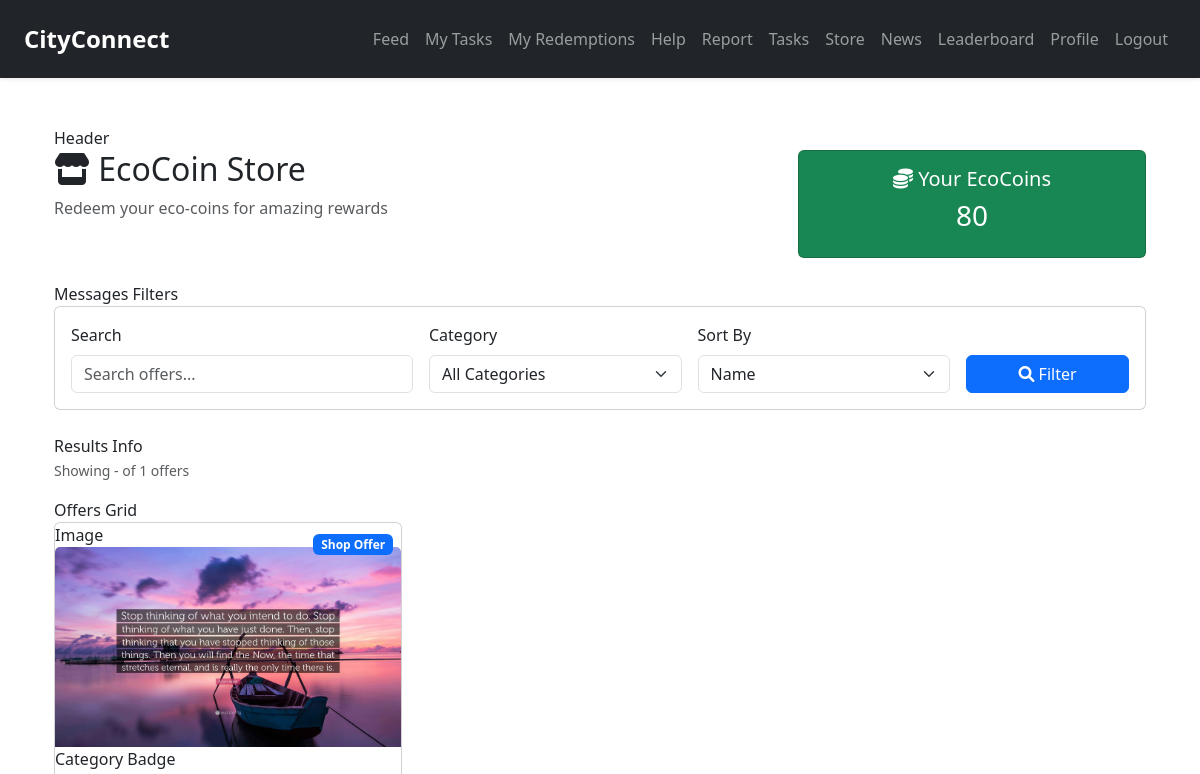
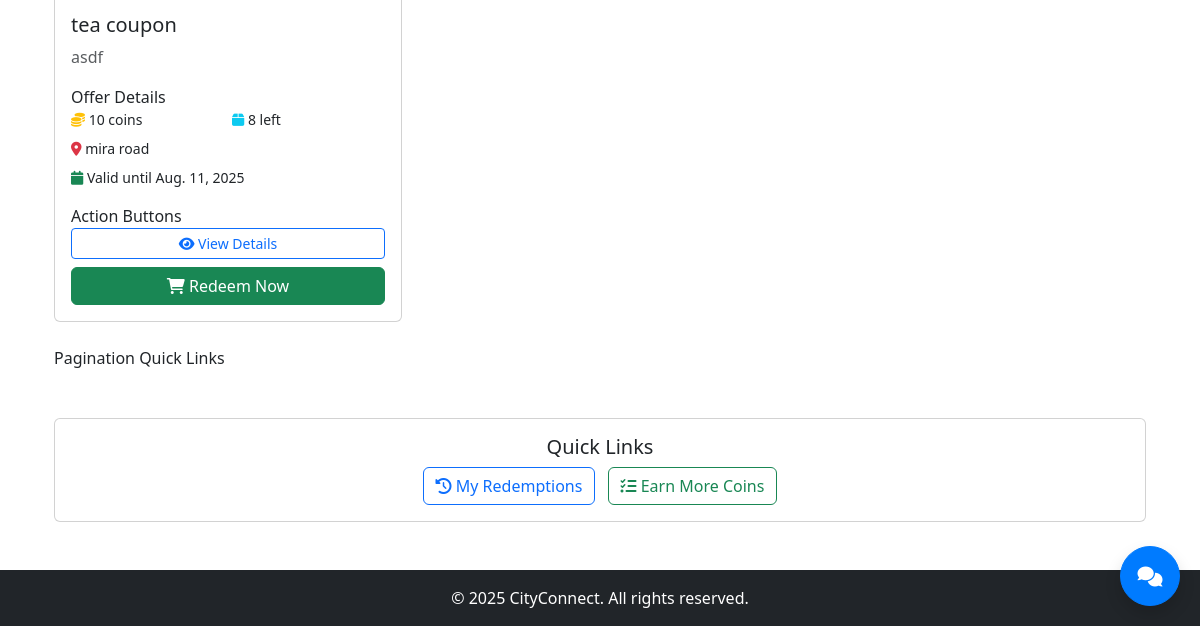
The page /store/ (signed in) on the database as committed earlier (2 pictures, top to bottom).
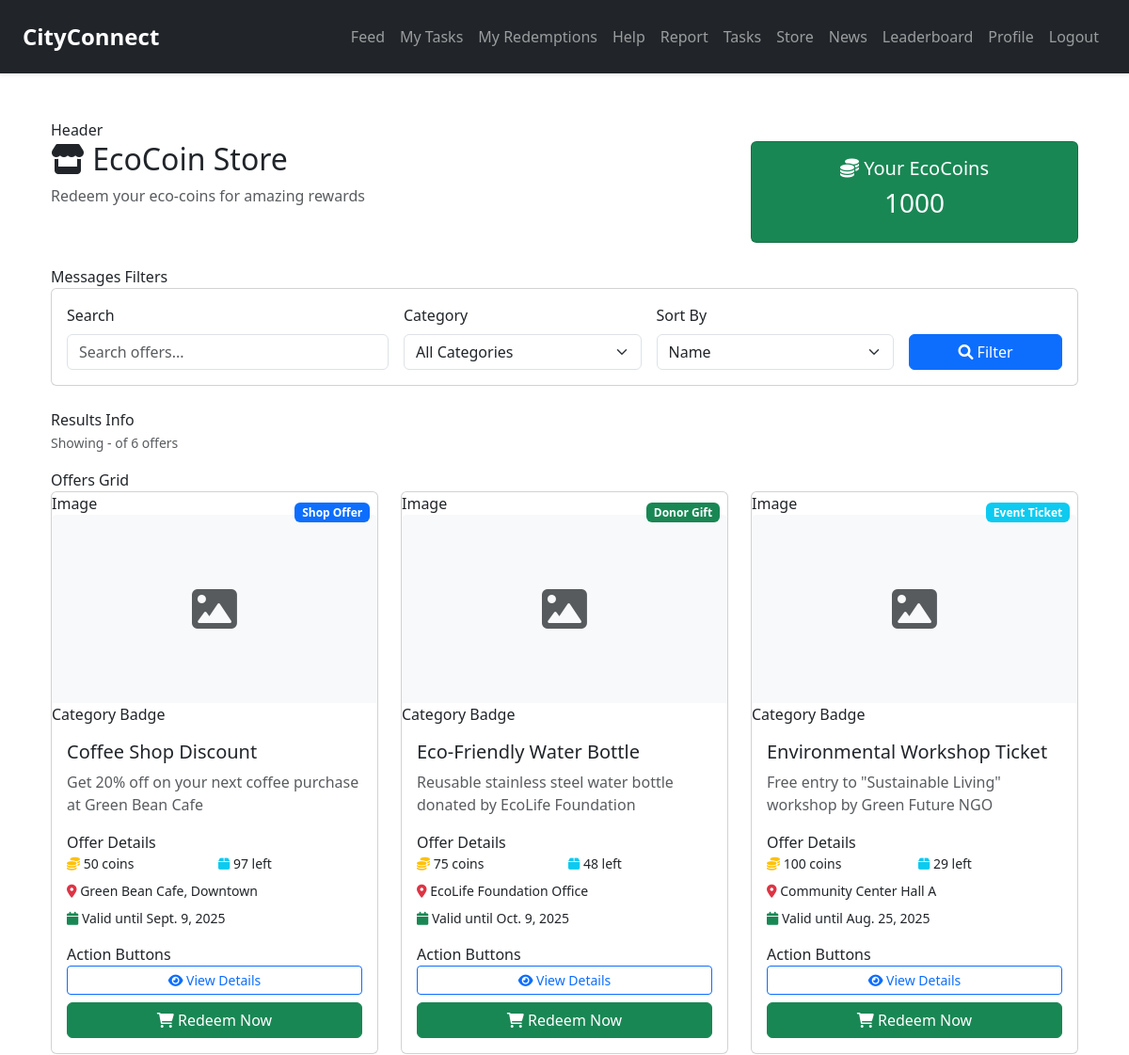
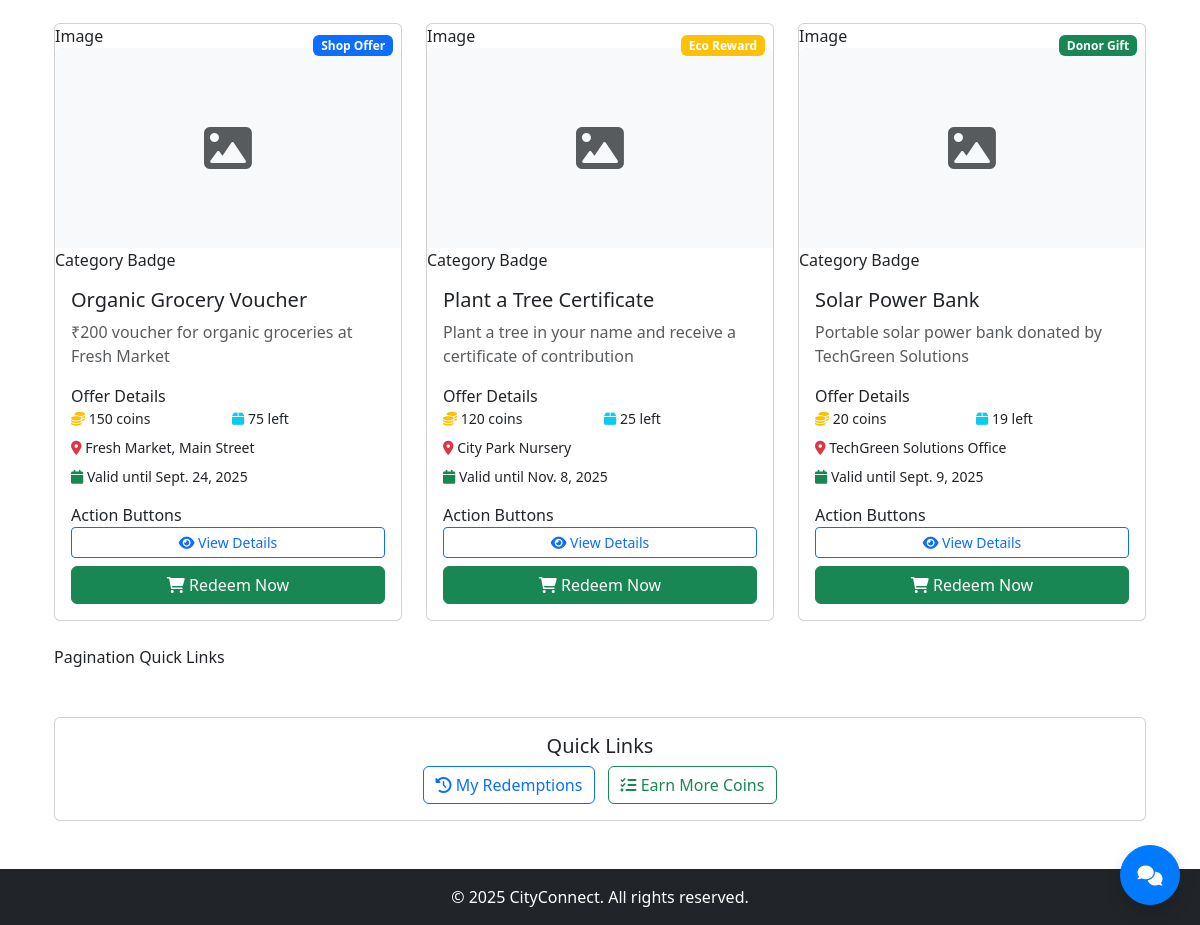
The same page on the database as committed later (2 pictures, top to bottom).
### store/models.py (models this page shows, shortened)
class StoreOffer(models.Model):
    OFFER_TYPE_CHOICES = [
        ('shop_offer', 'Shop Offer'),
        ('donor_gift', 'Donor Gift'),
        ('event_ticket', 'Event Ticket'),
        ('eco_reward', 'Eco Reward'),
    ]
    name = models.CharField(max_length=255)
    description = models.TextField()
    image = models.ImageField(upload_to='store_offers/', blank=True, null=True)
    coins_required = models.PositiveIntegerField()
    offer_type = models.CharField(max_length=20, choices=OFFER_TYPE_CHOICES)
    location_name = models.CharField(max_length=255)
    location_map_url = models.URLField(blank=True, null=True)
    stock = models.PositiveIntegerField(default=0)
    start_date = models.DateField()
    end_date = models.DateField()
    added_by = models.ForeignKey(User, on_delete=models.CASCADE, related_name="offers_added")
    is_active = models.BooleanField(default=True)
    created_at = models.DateTimeField(auto_now_add=True)
    class Meta:
        ordering = ['-created_at']

### store/views.py (the view)
# urls.py: path('', views.store_view, name='store_view'),
@login_required
def store_view(request):
    try:
        search_query = request.GET.get('search', '').strip()
        category_filter = request.GET.get('category', 'all')
        sort_by = request.GET.get('sort', 'name')
        offers = StoreOffer.objects.filter(
            is_active=True
        )
        if search_query:
            offers = offers.filter(
                Q(name__icontains=search_query) |
                Q(description__icontains=search_query) |
                Q(location_name__icontains=search_query)
            )
        if category_filter != 'all':
            offers = offers.filter(offer_type=category_filter)
        sort_options = {
            'name': 'name',
            'coins_asc': 'coins_required',
            'coins_desc': '-coins_required',
            'stock': '-stock',
            'newest': '-created_at'
        }
        offers = offers.order_by(sort_options.get(sort_by, 'newest'))
        context = {
            'offers': offers,
            'search_query': search_query,
            'category_filter': category_filter,
            'sort_by': sort_by,
            'total_offers': offers.count(),
            'user_coins': request.user.eco_coins,
        }
        return render(request, 'store/store.html', context)
    except Exception as e:
        logger.error(f"Error in store_view: {str(e)}")
        messages.error(request, "An error occurred while loading the store.")
        return render(request, 'store/store.html', {'offers': [], 'user_coins': request.user.eco_coins})

### core/context_processors.py (called while the page is built)
def notification_counts(request):
    if request.user.is_authenticated:
        pending_tasks = Task.objects.filter(user=request.user, is_verified=False).count()
    else:
        pending_tasks = 0
    return {
        'pending_tasks': pending_tasks,
        'pending_redemptions': 0, # Removed from core context, handled by store app
    }

### store/templates/store/store.html (shortened to what this page needs)
{% extends 'core/base.html' %}
{% load static %}
{% block content %}
<div class="container mt-4">
     Header
    <div class="row mb-4">
        <div class="col-md-8">
            <h2><i class="fas fa-store"></i> EcoCoin Store</h2>
            <p class="text-muted">Redeem your eco-coins for amazing rewards</p>
        </div>
        <div class="col-md-4 text-end">
            <div class="card bg-success text-white">
                <div class="card-body text-center">
                    <h5><i class="fas fa-coins"></i> Your EcoCoins</h5>
                    <h3>{{ user_coins }}</h3>
                </div>
            </div>
        </div>
    </div>
     Messages
     Filters
    <div class="card mb-4">
        <div class="card-body">
            <form method="get" class="row g-3">
                <div class="col-md-4">
                    <label for="search" class="form-label">Search</label>
                    <input type="text" class="form-control" id="search" name="search"
                           value="{{ search_query }}" placeholder="Search offers...">
                </div>
                <div class="col-md-3">
                    <label for="category" class="form-label">Category</label>
                    <select class="form-select" id="category" name="category">
                        <option value="all" {% if category_filter == 'all' %}selected{% endif %}>All Categories</option>
                    </select>
                </div>
                <div class="col-md-3">
                    <label for="sort" class="form-label">Sort By</label>
                    <select class="form-select" id="sort" name="sort">
                        <option value="name" {% if sort_by == 'name' %}selected{% endif %}>Name</option>
                    </select>
                </div>
                <div class="col-md-2">
                    <label class="form-label">&nbsp;</label>
                    <button type="submit" class="btn btn-primary d-block w-100">
                        <i class="fas fa-search"></i> Filter
                    </button>
                </div>
            </form>
        </div>
    </div>
     Results Info
    {% if offers %}
        <div class="mb-3">
            <small class="text-muted">
                Showing {{ offers.start_index }}-{{ offers.end_index }} of {{ total_offers }} offers
            </small>
        </div>
    {% endif %}
     Offers Grid
    {% if offers %}
        <div class="row">
            {% for offer in offers %}
                <div class="col-lg-4 col-md-6 mb-4">
                    <div class="card h-100">
                         Image
                        {% if offer.image %}
                            <img src="{{ offer.image.url }}" class="card-img-top" style="height: 200px; object-fit: cover;" alt="{{ offer.name }}">
                        {% else %}
                            <div class="card-img-top bg-light d-flex align-items-center justify-content-center" style="height: 200px;">
                                <i class="fas fa-image fa-3x text-muted"></i>
                            </div>
                        {% endif %}
                         Category Badge
                        <div class="position-absolute top-0 end-0 m-2">
                            {% if offer.offer_type == 'shop_offer' %}
                                <span class="badge bg-primary">Shop Offer</span>
                            {% elif offer.offer_type == 'donor_gift' %}
                                <span class="badge bg-success">Donor Gift</span>
                            {% elif offer.offer_type == 'event_ticket' %}
                                <span class="badge bg-info">Event Ticket</span>
                            {% else %}
                                <span class="badge bg-warning">Eco Reward</span>
                            {% endif %}
                        </div>
                        <div class="card-body d-flex flex-column">
                            <h5 class="card-title">{{ offer.name }}</h5>
                            <p class="card-text text-muted">{{ offer.description|truncatewords:20 }}</p>
                             Offer Details
                            <div class="mb-3">
                                <div class="row g-2 small">
                                    <div class="col-6">
                                        <i class="fas fa-coins text-warning"></i>
                                        {{ offer.coins_required }} coins
                                    </div>
                                    <div class="col-6">
                                        <i class="fas fa-box text-info"></i>
                                        {{ offer.stock }} left
                                    </div>
                                    <div class="col-12">
                                        <i class="fas fa-map-marker-alt text-danger"></i>
                                        {{ offer.location_name }}
                                    </div>
                                    <div class="col-12">
                                        <i class="fas fa-calendar text-success"></i>
                                        Valid until {{ offer.end_date }}
                                    </div>
                                </div>
                            </div>
                             Action Buttons
                            <div class="mt-auto">
                                <div class="d-grid gap-2">
                                    <a href="{% url 'offer_detail' offer.id %}" class="btn btn-outline-primary btn-sm">
                                        <i class="fas fa-eye"></i> View Details
                                    </a>
                                    {% if offer.is_active %}
                                        {% if user_coins >= offer.coins_required %}
                                            <form method="post" action="{% url 'redeem_offer' offer.id %}" class="d-inline">
                                                <button type="submit" class="btn btn-success w-100"
                                                        onclick="return confirm('Are you sure you want to redeem {{ offer.name }} for {{ offer.coins_required }} coins?')">
                                                    <i class="fas fa-shopping-cart"></i> Redeem Now
                                                </button>
                                            </form>
                                        {% else %}
                                            <button class="btn btn-secondary w-100" disabled>
                                                <i class="fas fa-coins"></i> Need {{ offer.coins_required|add:user_coins|add:"-"|add:user_coins }} more coins
                                            </button>
                                        {% endif %}
                                    {% else %}
                                        <button class="btn btn-danger w-100" disabled>
                                            <i class="fas fa-times"></i> Unavailable
                                        </button>
                                    {% endif %}
                                </div>
                            </div>
                        </div>
                    </div>
                </div>
            {% endfor %}
        </div>
         Pagination
    {% endif %}
     Quick Links
    <div class="row mt-5">
        <div class="col-12">
            <div class="card">
                <div class="card-body text-center">
                    <h5>Quick Links</h5>
                    <a href="{% url 'redemption_history' %}" class="btn btn-outline-primary me-2">
                        <i class="fas fa-history"></i> My Redemptions
                    </a>
                    <a href="{% url 'tasks' %}" class="btn btn-outline-success">
                        <i class="fas fa-tasks"></i> Earn More Coins
                    </a>
                </div>
            </div>
        </div>
    </div>
</div>
{% endblock %}

### core/templates/core/base.html (shortened to what this page needs)
<!DOCTYPE html>
<html lang="en">
<head>
<link href="https://cdn.jsdelivr.net/npm/bootstrap@5.3.0/dist/css/bootstrap.min.css" rel="stylesheet">
<link rel="stylesheet" href="https://cdnjs.cloudflare.com/ajax/libs/font-awesome/6.0.0-beta3/css/all.min.css">
</head>
<body>
<nav class="navbar navbar-expand-lg navbar-dark bg-dark py-3 px-4 shadow-sm sticky-top">
  <a class="navbar-brand" href="{% url 'home' %}">CityConnect</a>
  <div class="collapse navbar-collapse" id="navbarNav">
    <ul class="navbar-nav ms-auto">
      <li class="nav-item">
        <a class="nav-link" href="{% url 'feed' %}">Feed</a>
      </li>
      <li class="nav-item">
        <a class="nav-link" href="{% url 'tasks' %}">
          My Tasks
        </a>
      </li>
      <li class="nav-item">
        <a class="nav-link" href="{% url 'redemption_history' %}">
          My Redemptions
        </a>
      </li>
      <li class="nav-item"><a class="nav-link" href="{% url 'contact' %}">Help</a></li>
      <li class="nav-item"><a class="nav-link" href="{% url 'create_issue_post' %}">Report</a></li>
      <li class="nav-item"><a class="nav-link" href="{% url 'tasks' %}">Tasks</a></li>
      <li class="nav-item"><a class="nav-link" href="{% url 'store_view' %}">Store</a></li>
      <li class="nav-item"><a class="nav-link" href="{% url 'news' %}">News</a></li>
      <li class="nav-item"><a class="nav-link" href="{% url 'leaderboard' %}">Leaderboard</a></li>
      <li class="nav-item"><a class="nav-link" href="{% url 'profile' %}">Profile</a></li>
      {% if user.is_authenticated %}
        <li class="nav-item"><a class="nav-link" href="{% url 'logout' %}">Logout</a></li>
      {% else %}
        <li class="nav-item"><a class="nav-link" href="{% url 'login' %}">Login</a></li>
        <li class="nav-item"><a class="nav-link" href="{% url 'register' %}">Register</a></li>
      {% endif %}
    </ul>
  </div>
</nav>
<main class="container mt-4 mb-5">
  {% block content %}
  {% endblock %}
</main>
<button id="chat-toggle" class="btn btn-primary rounded-circle shadow chat-toggle-btn" style="position:fixed;bottom:20px;right:20px;z-index:1050;width:60px;height:60px;display:flex;align-items:center;justify-content:center;">
  <i class="fas fa-comments fa-lg text-white"></i>
</button>
<footer class="bg-dark text-white text-center py-3 mt-auto">
  <div class="container">
    <p class="mb-0">&copy; {% now "Y" %} CityConnect. All rights reserved.</p>
  </div>
</footer>
</body>
</html>

### core/templates/core/base.html (style rules this page uses)
body { display: flex; flex-direction: column; min-height: 100vh; }
main { flex: 1; }
.navbar-brand { font-weight: bold; font-size: 1.5rem; }
.chat-toggle-btn { background-color: #007bff; border-color: #007bff; transition: background-color 0.3s ease; }

Rows that differ between the two databases and show on the page:
changed StoreOffer: name "tea coupon" → "Coffee Shop Discount"; description "asdf" → "Get 20% off on your next coffee purchase at Green Bean Cafe"; coins_required "10" → "50"; stock "8" → "97"; location_name "mira road" → "Green Bean Cafe, Downtown"; end_date "Aug. 11, 2025" → "Sept. 9, 2025"; image: picture removed
added StoreOffer: offer_type "Donor Gift", name "Eco-Friendly Water Bottle", description "Reusable stainless steel water bottle donated by EcoLife Foundation", coins_required "75", stock "48", location_name "EcoLife Foundation Office", end_date "Oct. 9, 2025"
added StoreOffer: offer_type "Event Ticket", name "Environmental Workshop Ticket", description "Free entry to \"Sustainable Living\" workshop by Green Future NGO", coins_required "100", stock "29", location_name "Community Center Hall A", end_date "Aug. 25, 2025"
added StoreOffer: offer_type "Shop Offer", name "Organic Grocery Voucher", description "₹200 voucher for organic groceries at Fresh Market", coins_required "150", stock "75", location_name "Fresh Market, Main Street", end_date "Sept. 24, 2025"
added StoreOffer: offer_type "Eco Reward", name "Plant a Tree Certificate", description "Plant a tree in your name and receive a certificate of contribution", coins_required "120", stock "25", location_name "City Park Nursery", end_date "Nov. 8, 2025"
added StoreOffer: offer_type "Donor Gift", name "Solar Power Bank", description "Portable solar power bank donated by TechGreen Solutions", coins_required "20", stock "19", location_name "TechGreen Solutions Office", end_date "Sept. 9, 2025"
Other text that changed with them:
{{ user_coins }}: "80" → "1000"
{{ total_offers }}: "1" → "6"
